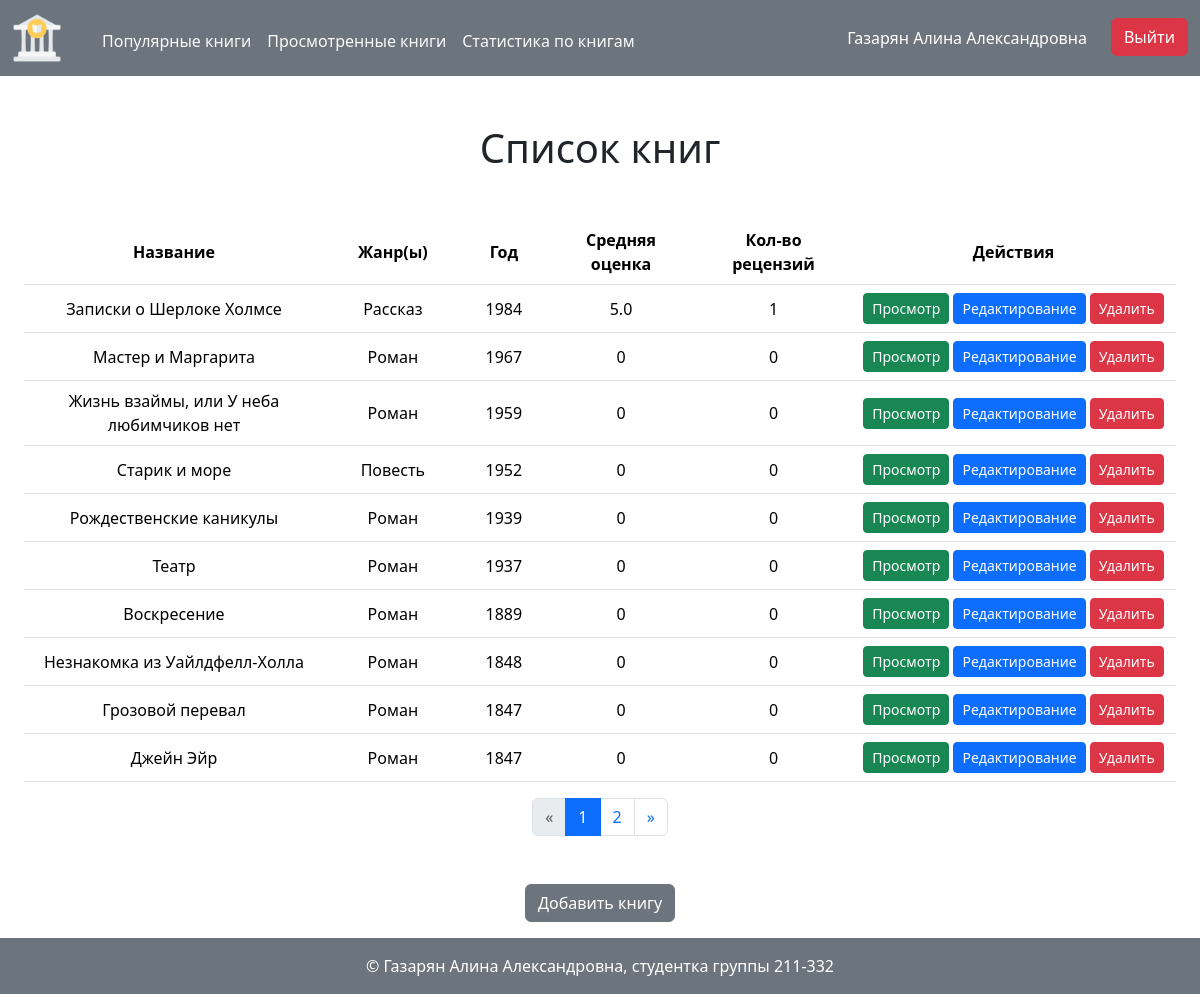
The page / (signed in) on the database its author committed.
### models.py (models this page shows, shortened)
class User(db.Model, UserMixin):
    __tablename__='users'
    id: Mapped[int]=mapped_column(primary_key=True)
    first_name: Mapped[str]=mapped_column(String(100), nullable=False)
    last_name: Mapped[str]=mapped_column(String(100), nullable=False)
    middle_name: Mapped[Optional[str]]=mapped_column(String(100), nullable=True)
    login: Mapped[str]=mapped_column(String(100), unique=True, nullable=False)
    password_hash: Mapped[str]=mapped_column(String(256), nullable=False)
    role_id: Mapped[int]=mapped_column(ForeignKey('roles.id'))
    role: Mapped['Role']=relationship(back_populates='user_role')
    user_review: Mapped[List['Review']]=relationship(back_populates='user')
    user_actions_history: Mapped[List['History']]=relationship(back_populates='user')
    @property
    def is_admin(self):
        return self.role.name == 'Администратор'
    @property
    def is_moder(self):
        return (self.role.name == 'Администратор' or self.role.name == 'Модератор')
    def can(self, action, record = None):
        users_policy = UsersPolicy(record)
        method = getattr(users_policy, action, None)
        return method() if method else False

class Book(db.Model):
    __tablename__='books'
    id: Mapped[int]=mapped_column(primary_key=True)
    name: Mapped[str]=mapped_column(String(100), unique=True)
    short_desc: Mapped[str]=mapped_column(Text, nullable=False)
    year: Mapped[int]=mapped_column(String(10), nullable=False)
    publisher: Mapped[str]=mapped_column(String(100), nullable=False)
    author: Mapped[str]=mapped_column(String(100), nullable=False)
    volume: Mapped[int]=mapped_column(nullable=False)
    cover_id: Mapped[int]=mapped_column(ForeignKey('images.id'))
    review_of_book: Mapped[List['Review']]=relationship(back_populates='book', cascade='all, delete')
    history_of_book: Mapped[List['History']]=relationship(back_populates='book', cascade='all, delete')

class Genre(db.Model):
    __tablename__='genres'
    id: Mapped[int]=mapped_column(primary_key=True)
    name: Mapped[str]=mapped_column(String(100), unique=True, nullable=False)

### app.py (the view)
@app.route('/')
def index():
    session['save_input_data'] = {}
    page = request.args.get('page', 1, type=int)
    books_list = Book.query.order_by(Book.year.desc())
    pagination = books_list.paginate(page=page, per_page=PER_PAGE)
    books_list = pagination.items
    data = list()
    for book in books_list:
        reviews_list = db.session.query(Review).filter(Review.book_id == book.id).all()
        general_list = db.session.query(LinkTableBookGenre).filter(LinkTableBookGenre.book_id == book.id).all()
        genres = list()
        for item in general_list:
            genre_obj = db.session.query(Genre).filter(Genre.id == item.genre_id).first()
            genres.append(genre_obj.name)
        total_score = 0
        for review in reviews_list:
            total_score += review.mark
        try:
            average_mark = total_score / len(reviews_list)
        except ZeroDivisionError:
            average_mark = 0
        data.append({
            'book_id': book.id,
            'book_name': book.name,
            'genres': ', '.join(genres),
            'book_year': book.year,
            'average_score': average_mark,
            'number_of_reviews': len(reviews_list)
        })
    return render_template(
        'index.html',
        data=data,
        pagination=pagination
    )

### auth.py (called while the page is built)
def load_user(user_id):
    user = db.session.execute(db.select(User).filter_by(id=user_id)).scalar()
    return user

### users_policy.py (called while the page is built)
    def add(self):
        return current_user.is_admin

    def edit(self):
        return current_user.is_moder

    def remove(self):
        return current_user.is_admin

    def check_logs(self):
        return current_user.is_admin

### templates/index.html (shortened to what this page needs)
{% extends 'base.html' %}
{% from 'pagination.html' import render_pagination %}
{% block content %}
    <div class="main container-fluid">
        {% if data | length != 0 %}
            <h1 class="my-5">Список книг</h1>
            <div class="container-fluid">
                <table class="table">
                    <thead>
                        <tr>
                            <th class="th-name" scope="col">Название</th>
                            <th scope="col">Жанр(ы)</th>
                            <th scope="col">Год</th>
                            <th class="th-mark" scope="col">Средняя оценка</th>
                            <th class="th-reviews" scope="col">Кол-во рецензий</th>
                            <th scope="col">Действия</th>
                        </tr>
                    </thead>
                    <tbody>
                        {% for item in data %}
                            <tr>
                                <td id="nameOfBook">{{ item.get('book_name') }}</td>
                                <td>{{ item.get('genres') }}</td>
                                <td>{{ item.get('book_year') }}</td>
                                <td>{{ item.get('average_score') }}</td>
                                <td>{{ item.get('number_of_reviews') }}</td>
                                <td class="td-buttons">
                                    <a class="btn btn-success btn-sm" href="{{ url_for('book.show', book_id=item.get('book_id')) }}">Просмотр</a>
                                    {% if current_user.is_authenticated and current_user.can('edit') %}
                                        <a class="btn btn-primary btn-sm" href="{{ url_for('book.edit', book_id=item.get('book_id')) }}">Редактирование</a>
                                    {% endif %}
                                    {% if current_user.is_authenticated and current_user.can('remove') %}
                                    <button
                                        class="btn btn-danger btn-sm"
                                        id="{{ loop.index }}"
                                        data-bs-toggle="modal"
                                        data-url="{{ url_for('book.remove', book_id=item.get('book_id')) }}"
                                        data-bs-target="#deleteBook"
                                        >
                                        Удалить
                                    </button>
                                    {% endif %}
                                </td>
                            </tr>
                        {% endfor %}
                    </tbody>
                </table>
            </div>
            {% if 'index' in request.endpoint %}
                <div class="mb-5">
                    {{ render_pagination(pagination, request.endpoint) }}
                </div>
            {% endif %}
        {% else %}
            <h1 class="my-5">Тут пока пусто</h1>
        {% endif %}
        {% if current_user.is_authenticated and current_user.can('add') %}
            <div class="text-center my-3">
                <a class="btn btn-secondary" href="{{ url_for('book.new') }}">Добавить книгу</a>
            </div>
        {% endif %}
    </div>
{% endblock %}

### templates/base.html (shortened to what this page needs)
<!doctype html>
<html lang="ru" class="h-100">
<head>
    <link href="https://cdn.jsdelivr.net/npm/bootstrap@5.3.3/dist/css/bootstrap.min.css" rel="stylesheet">
    <link rel="stylesheet" href="{{ url_for('static', filename='styles.css') }}">
</head>
<body class="d-flex flex-column h-100">
    <header>
        <nav class="navbar navbar-dark bg-secondary">
            <div class="d-flex container-fluid">
                <div class="d-flex gap-4">
                    <div class="logo navbar-brand">
                        <a href="{{ url_for('index') }}">
                            <img class="img-fluid" src="{{ url_for('static', filename='images/logo.png') }}" alt="polytech-logo">
                        </a>
                    </div>
                    <div class="header-links d-flex gap-3">
                        <div>
                            <a class="link-light link-offset-2 link-underline link-underline-opacity-0" href="{{ url_for('book.popular_books') }}">Популярные книги</a>
                        </div>
                        <div>
                            <a class="link-light link-offset-2 link-underline link-underline-opacity-0" href="{{ url_for('book.recently_books') }}">Просмотренные книги</a>
                        </div>
                        {% if current_user.is_authenticated and current_user.can('check_logs') %}
                            <div>
                                <a class="link-light link-offset-2 link-underline link-underline-opacity-0" href="{{ url_for('history.users_activity') }}">Статистика по книгам</a>
                            </div>
                        {% endif %}
                    </div>
                </div>
                <div class="header-right-side">
                    {% if current_user.is_authenticated %}
                        <div class="fio-container">
                            <p>
                                {{ current_user.last_name }}
                                {{ current_user.first_name }}
                                {% if current_user.middle_name != none %}
                                    {{ current_user.middle_name }}
                                {% endif %}
                            </p>
                        </div>
                        <div>
                            <a class="btn btn-danger" href="{{ url_for('auth.logout') }}">Выйти</a>
                        </div>
                    {% else %}
                        <div>
                            <a class="btn btn-success" href="{{ url_for('auth.login') }}">Войти</a>
                        </div>
                    {% endif %}
                </div>
            </div>
        </nav>
    </header>
    <main class="main flex-grow-1">
        {% block content %}
        {% endblock %}
     </main>
    <footer class="bg-secondary text-white d-flex flex-column align-items-center justify-content-center py-3">
        &copy; Газарян Алина Александровна, студентка группы 211-332
    </footer>
</body>

### static/styles.css (style rules this page uses)
.logo { max-width: 50px; }
.header-right-side { display: flex; }
.header-links { transform: translate(0, 35%); }
.fio-container { transform: translate(-10%, 20%); }
.fio-container p { color: white; }
.main h1, h3 { text-align: center; }
.th-name { width: 300px; }
.th-mark { width: 150px; }
.th-reviews { width: 155px; }
.td-buttons { width: 325px; }
.table th { text-align: center; vertical-align: middle; }
.table td { text-align: center; vertical-align: middle; }

### rows shown on the page
User: last_name "Газарян", first_name "Алина", middle_name "Александровна"
Book: get "Записки о Шерлоке Холмсе", get "1984"
Genre: get "Рассказ"
Book: get "Мастер и Маргарита", get "1967"
Genre: get "Роман" "Роман" "Роман" "Роман" "Роман" "Роман" "Роман" "Роман"
Book: get "Жизнь взаймы, или У неба любимчиков нет", get "1959"
Book: get "Старик и море", get "1952"
Genre: get "Повесть"
Book: get "Рождественские каникулы", get "1939"
Book: get "Театр", get "1937"
Book: get "Воскресение", get "1889"
Book: get "Незнакомка из Уайлдфелл-Холла", get "1848"
Book: get "Грозовой перевал", get "1847"
Book: get "Джейн Эйр", get "1847"

### other values the page prints
{{ item.get('average_score') }} "5.0" "0" "0" "0" "0" "0" "0" "0" "0" "0"
{{ item.get('number_of_reviews') }} "1" "0" "0" "0" "0" "0" "0" "0" "0" "0"
{{ page }} "1" "2"
